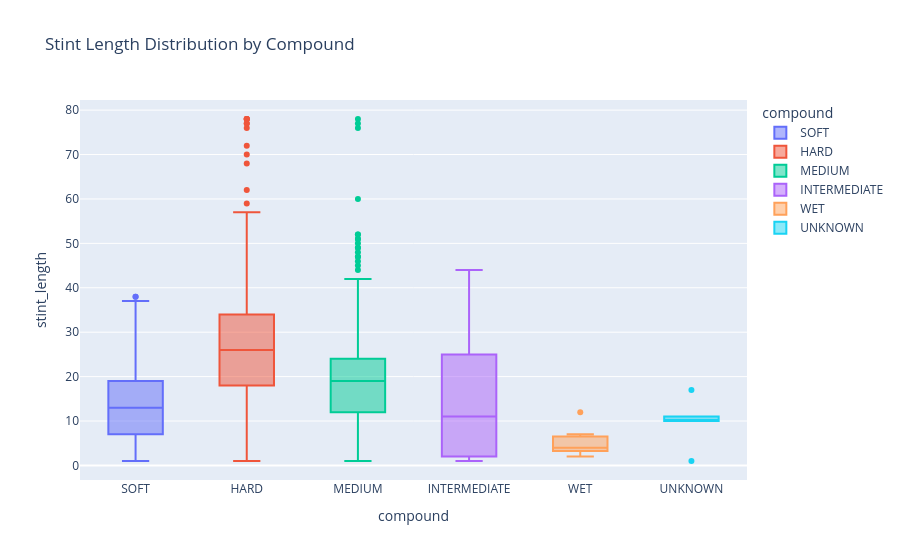

Notebook source saved alongside this figure:
### Code cell
fig = px.box(
    stints.dropna(subset=["stint_length", "compound"]),
    x="compound",
    y="stint_length",
    color="compound",
    title="Stint Length Distribution by Compound",
)
save_fig(fig, "stint_length_by_compound")

### Figure 1 — Plotly figure (JSON) as saved in the notebook; plotly's stock layout.template omitted (floating-point values rounded to 4 significant figures; data arrays with more than 128 entries replaced by an {"elided": "..."} marker saying what was removed)
{"data": [{"alignmentgroup": "True", "hovertemplate": "compound=%{x}<br>stint_length=%{y}<extra></extra>", "legendgroup": "SOFT", "marker": {"color": "#636efa"}, "name": "SOFT", "notched": false, "offsetgroup": "SOFT", "orientation": "v", "showlegend": true, "type": "box", "x": {"elided": "462 str values"}, "x0": " ", "xaxis": "x", "y": {"elided": "462 float values"}, "y0": " ", "yaxis": "y"}, {"alignmentgroup": "True", "hovertemplate": "compound=%{x}<br>stint_length=%{y}<extra></extra>", "legendgroup": "HARD", "marker": {"color": "#EF553B"}, "name": "HARD", "notched": false, "offsetgroup": "HARD", "orientation": "v", "showlegend": true, "type": "box", "x": {"elided": "1056 str values"}, "x0": " ", "xaxis": "x", "y": {"elided": "1056 float values"}, "y0": " ", "yaxis": "y"}, {"alignmentgroup": "True", "hovertemplate": "compound=%{x}<br>stint_length=%{y}<extra></extra>", "legendgroup": "MEDIUM", "marker": {"color": "#00cc96"}, "name": "MEDIUM", "notched": false, "offsetgroup": "MEDIUM", "orientation": "v", "showlegend": true, "type": "box", "x": {"elided": "1451 str values"}, "x0": " ", "xaxis": "x", "y": {"elided": "1451 float values"}, "y0": " ", "yaxis": "y"}, {"alignmentgroup": "True", "hovertemplate": "compound=%{x}<br>stint_length=%{y}<extra></extra>", "legendgroup": "INTERMEDIATE", "marker": {"color": "#ab63fa"}, "name": "INTERMEDIATE", "notched": false, "offsetgroup": "INTERMEDIATE", "orientation": "v", "showlegend": true, "type": "box", "x": {"elided": "271 str values"}, "x0": " ", "xaxis": "x", "y": {"elided": "271 float values"}, "y0": " ", "yaxis": "y"}, {"alignmentgroup": "True", "hovertemplate": "compound=%{x}<br>stint_length=%{y}<extra></extra>", "legendgroup": "WET", "marker": {"color": "#FFA15A"}, "name": "WET", "notched": false, "offsetgroup": "WET", "orientation": "v", "showlegend": true, "type": "box", "x": ["WET", "WET", "WET", "WET", "WET", "WET", "WET"], "x0": " ", "xaxis": "x", "y": [12.0, 7.0, 5.0, 4.0, 4.0, 3.0, 2.0], "y0": " ", "yaxis": "y"}, {"alignmentgroup": "True", "hovertemplate": "compound=%{x}<br>stint_length=%{y}<extra></extra>", "legendgroup": "UNKNOWN", "marker": {"color": "#19d3f3"}, "name": "UNKNOWN", "notched": false, "offsetgroup": "UNKNOWN", "orientation": "v", "showlegend": true, "type": "box", "x": ["UNKNOWN", "UNKNOWN", "UNKNOWN", "UNKNOWN", "UNKNOWN", "UNKNOWN", "UNKNOWN"], "x0": " ", "xaxis": "x", "y": [1.0, 10.0, 10.0, 10.0, 11.0, 11.0, 17.0], "y0": " ", "yaxis": "y"}], "layout": {"boxmode": "overlay", "legend": {"title": {"text": "compound"}, "tracegroupgap": 0}, "title": {"text": "Stint Length Distribution by Compound"}, "xaxis": {"anchor": "y", "categoryarray": ["SOFT", "HARD", "MEDIUM", "INTERMEDIATE", "WET", "UNKNOWN"], "categoryorder": "array", "domain": [0.0, 1.0], "title": {"text": "compound"}}, "yaxis": {"anchor": "x", "domain": [0.0, 1.0], "title": {"text": "stint_length"}}}}
